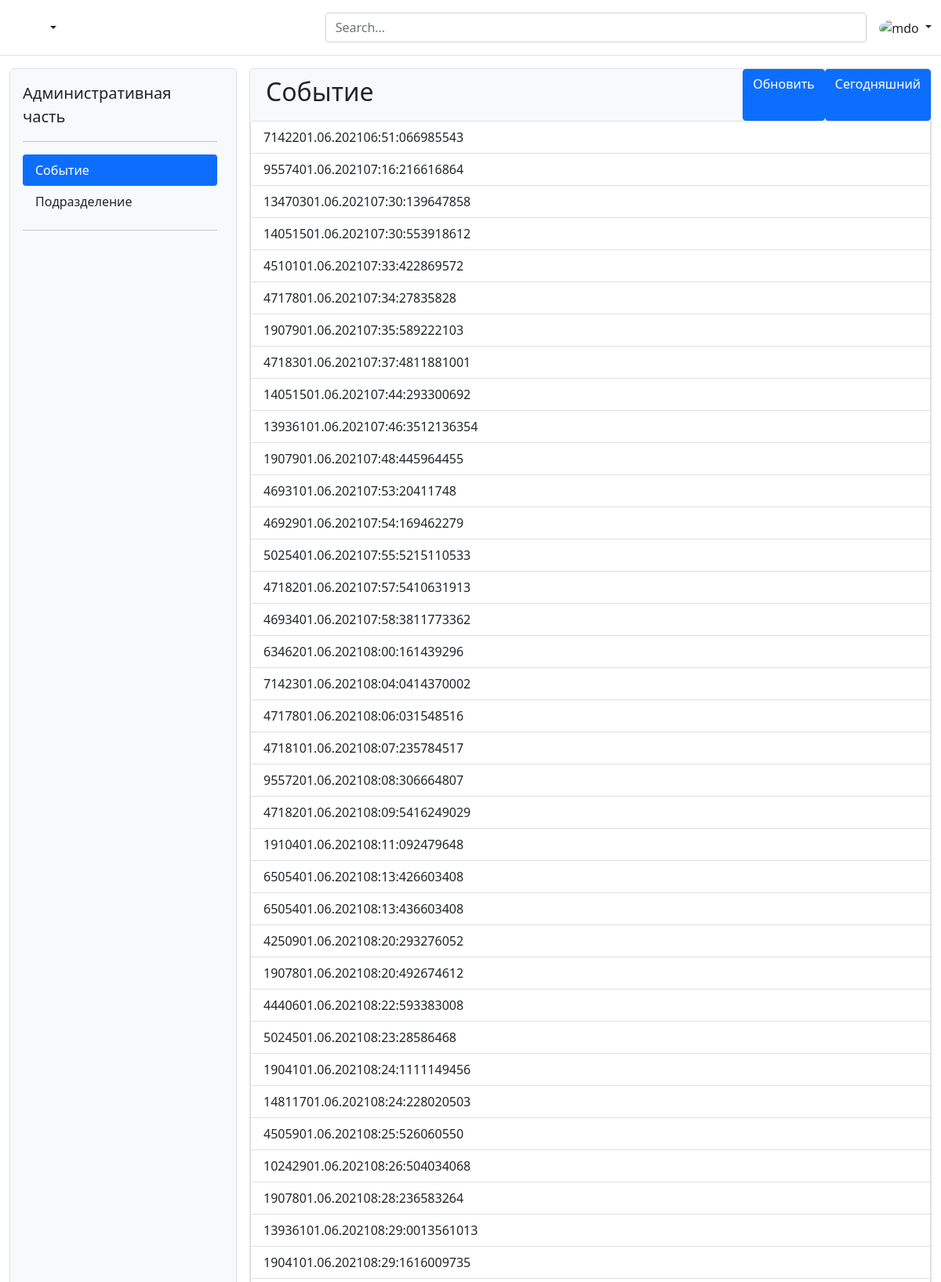
Screenshot of /events/ (upper part) with the database file from the repository.
### event/models.py (models this page shows, shortened)
class EventUser(models.Model):
    f_unic_id = models.CharField('Уникальный идендификатор',max_length=255,null=True,blank=True)
    f_areas_name = models.CharField('Вход/Выход',max_length=255,null=True,blank=True)
    f_identifier = models.CharField('идентификатор',max_length=255,null=True,blank=True)
    f_name_ev = models.CharField('Наименование события',max_length=255,null=True,blank=True)
    f_name_subdiv = models.CharField('Наименование подразделения, если событие связано с сотрудником',max_length=255,null=True,blank=True)
    f_subdiv_id_internal = models.CharField('Id подразделения, если событие связано с сотрудником',max_length=255,null=True,blank=True)
    f_fio = models.CharField('Фио',max_length=255,null=True,blank=True)
    f_date_ev = models.CharField('Дата',null=True,blank=True,max_length=255)
    f_time_ev = models.CharField('Время',null=True,blank=True,max_length=255)
    bin = models.CharField('Бин',null=True,blank=True,max_length=255)
    created_at = models.DateTimeField(auto_now_add=True)
    class Meta:
        verbose_name = 'Событие'
        verbose_name_plural = 'Событий'
        ordering = ['f_name_ev']

### event/views.py (the view)
# urls.py: path('events/', views.eventView, name='events'),
def eventView(request):
    events = EventUser.objects.all()
    data = {
        'events':events
    }
    return render(request, 'main/event.html', data)

### templates/main/event.html
{% extends 'layouts/app.html' %}
{% block content %}
<div class="container-fluid pb-3">
    <div class="d-grid gap-3" style="grid-template-columns: 1fr 3fr;">
      <div class="bg-light border rounded-3">
        <div class="d-flex flex-column flex-shrink-0 p-3 bg-light" style="width: 280px;">
    <a href="/" class="d-flex align-items-center mb-3 mb-md-0 me-md-auto link-dark text-decoration-none">
      <span class="fs-5">Административная часть</span>
    </a>
    <hr>
    <ul class="nav nav-pills flex-column mb-auto">
      <li class="nav-item">
        <a href="{% url 'events' %}" class="nav-link active" aria-current="page">
          Событие
        </a>
      </li>
      <li>
        <a href="{% url 'units' %}" class="nav-link link-dark">
          Подразделение
        </a>
      </li>
    </ul>
    <hr>
  </div>
      </div>
      <div class="bg-light border rounded-3">
        <div class="d-flex row ">
          <div class="col-8">
              <h2 style="padding:10px 20px">Событие</h2>
          </div>
          <div style="justify-content: flex-end;
display: flex;" class="col-4">
              <a href="{% url 'loadevents' %}" class="btn btn-primary">Обновить</a>
              <a href="{% url 'todayView' %}" class="btn btn-primary">Сегодняшний</a>
          </div>
      </div>
        <ul class="list-group">
            {% for event in events %}
          <li class="list-group-item">{{event.f_unic_id}}</li>
            {% endfor %}
        </ul>
      </div>
    </div>
  </div>
{% endblock %}

### templates/layouts/app.html (shortened to what this page needs)
{% load static %}
<!DOCTYPE html>
<html lang="en">
<head>
<link href="https://cdn.jsdelivr.net/npm/bootstrap@5.0.1/dist/css/bootstrap.min.css" rel="stylesheet">
</head>
<body>
<header class="py-3 mb-3 border-bottom">
    <div class="container-fluid d-grid gap-3 align-items-center" style="grid-template-columns: 1fr 2fr;">
      <div class="dropdown">
        <a href="#" class="d-flex align-items-center col-lg-4 mb-2 mb-lg-0 link-dark text-decoration-none dropdown-toggle" id="dropdownNavLink" data-bs-toggle="dropdown" aria-expanded="false">
          <svg class="bi me-2" width="40" height="32"><use xlink:href="#bootstrap"></use></svg>
        </a>
      </div>
      <div class="d-flex align-items-center">
        <form class="w-100 me-3">
          <input type="search" class="form-control" placeholder="Search..." aria-label="Search">
        </form>
        <div class="flex-shrink-0 dropdown">
          <a href="#" class="d-block link-dark text-decoration-none dropdown-toggle" id="dropdownUser2" data-bs-toggle="dropdown" aria-expanded="false">
            <img src="https://github.com/mdo.png" alt="mdo" width="32" height="32" class="rounded-circle">
          </a>
        </div>
      </div>
    </div>
  </header>
{% block content %}
{% endblock %}
</body>
</html>

### rows the page displays
EventUser: f_unic_id "7142201.06.202106:51:066985543"
EventUser: f_unic_id "9557401.06.202107:16:216616864"
EventUser: f_unic_id "13470301.06.202107:30:139647858"
EventUser: f_unic_id "14051501.06.202107:30:553918612"
EventUser: f_unic_id "4510101.06.202107:33:422869572"
EventUser: f_unic_id "4717801.06.202107:34:27835828"
EventUser: f_unic_id "1907901.06.202107:35:589222103"
EventUser: f_unic_id "4718301.06.202107:37:4811881001"
EventUser: f_unic_id "14051501.06.202107:44:293300692"
EventUser: f_unic_id "13936101.06.202107:46:3512136354"
EventUser: f_unic_id "1907901.06.202107:48:445964455"
EventUser: f_unic_id "4693101.06.202107:53:20411748"
EventUser: f_unic_id "4692901.06.202107:54:169462279"
EventUser: f_unic_id "5025401.06.202107:55:5215110533"
EventUser: f_unic_id "4718201.06.202107:57:5410631913"
EventUser: f_unic_id "4693401.06.202107:58:3811773362"
EventUser: f_unic_id "6346201.06.202108:00:161439296"
EventUser: f_unic_id "7142301.06.202108:04:0414370002"
EventUser: f_unic_id "4717801.06.202108:06:031548516"
EventUser: f_unic_id "4718101.06.202108:07:235784517"
EventUser: f_unic_id "9557201.06.202108:08:306664807"
EventUser: f_unic_id "4718201.06.202108:09:5416249029"
EventUser: f_unic_id "1910401.06.202108:11:092479648"
EventUser: f_unic_id "6505401.06.202108:13:426603408"
EventUser: f_unic_id "6505401.06.202108:13:436603408"
EventUser: f_unic_id "4250901.06.202108:20:293276052"
EventUser: f_unic_id "1907801.06.202108:20:492674612"
EventUser: f_unic_id "4440601.06.202108:22:593383008"
EventUser: f_unic_id "5024501.06.202108:23:28586468"
EventUser: f_unic_id "1904101.06.202108:24:1111149456"
EventUser: f_unic_id "14811701.06.202108:24:228020503"
EventUser: f_unic_id "4505901.06.202108:25:526060550"
EventUser: f_unic_id "10242901.06.202108:26:504034068"
EventUser: f_unic_id "1907801.06.202108:28:236583264"
EventUser: f_unic_id "13936101.06.202108:29:0013561013"
EventUser: f_unic_id "1904101.06.202108:29:1616009735"
